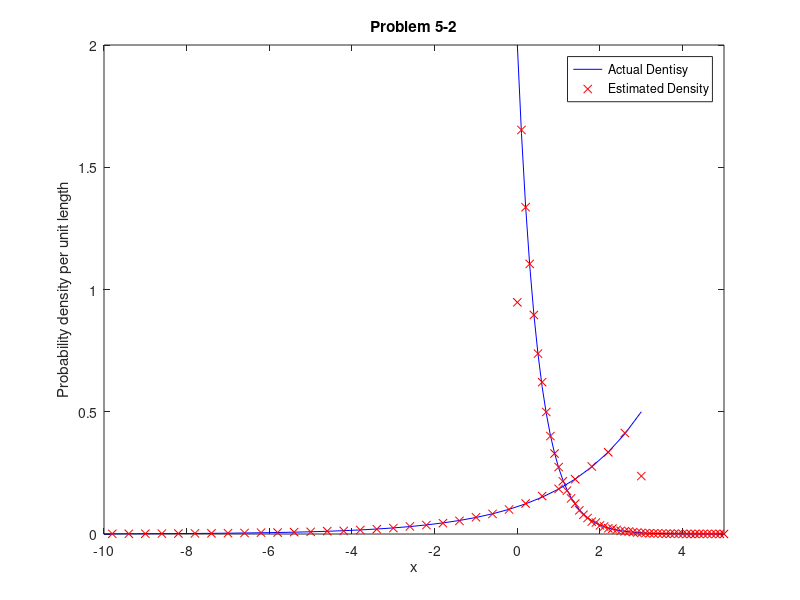
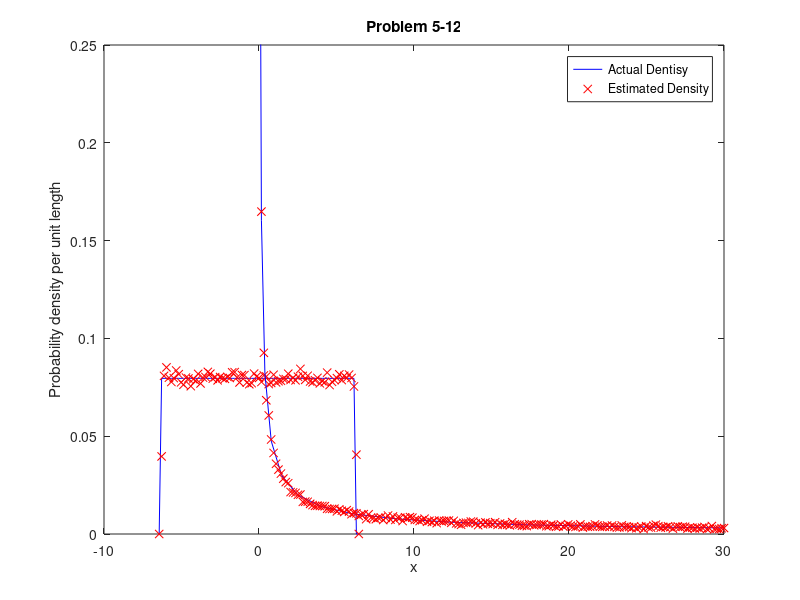

Write MATLAB code to recreate these figures, in order.
clear all;
%5-2
figure(1);
x = 0:0.1:5.1;
mu = 1/2;
lamda = 1/mu;
trials = 100000;

x_actual = pdf('exp',x,mu);
plot(x,x_actual,'b');
hold on;

x_estimate = exprnd(mu,trials,1);
[num,centers] = hist(x_estimate,x);

plot(centers,num/trials/(centers(2)-centers(1)),'rx');

y = -4*x+3;
y_actual = 0.5*exp((y-3)/2);
plot(y,y_actual,'b');

y_rand = -4*x_estimate+3;
[num1,centers1] = hist(y_rand,fliplr(y)); % Flip the bounds
plot(centers1, num1/trials/(centers1(2)-centers1(1)),'rx');
title('Problem 5-2');
ylim([0 2]);
xlim([-10 5]);
ylabel('Probability density per unit length');
xlabel('x');
legend('Actual Dentisy','Estimated Density');
hold off;



%5-12
figure(2);
bound = 2*pi;
x1 = -bound-pi/20:pi/20:bound+pi/20;
y1 = unifpdf(x1,-bound,bound);
plot(x1,y1,'b');
hold on;

rand_uniform = unifrnd(-bound,bound,trials,1);
[num2,centers2] = hist(rand_uniform,x1);

plot(centers2,num2/trials/(centers2(2)-centers2(1)),'rx');

x_uni = x1.^4;
x_uni = x_uni(ceil(length(x_uni)/2):length(x_uni));
y_uni = (1/(8*pi))*x_uni.^(-3/4);
plot(x_uni,y_uni,'b');


x2 = 0:pi/20:20*pi;
rand_uniform_y = rand_uniform.^4;
[num3,centers3] = hist(rand_uniform_y,x2);
plot(centers3,num3/trials/(centers3(2)-centers3(1)),'rx');
title('Problem 5-12');
ylim([0 0.25]);
xlim([-10 30]);
ylabel('Probability density per unit length');
xlabel('x');
legend('Actual Dentisy','Estimated Density');

hold off;






